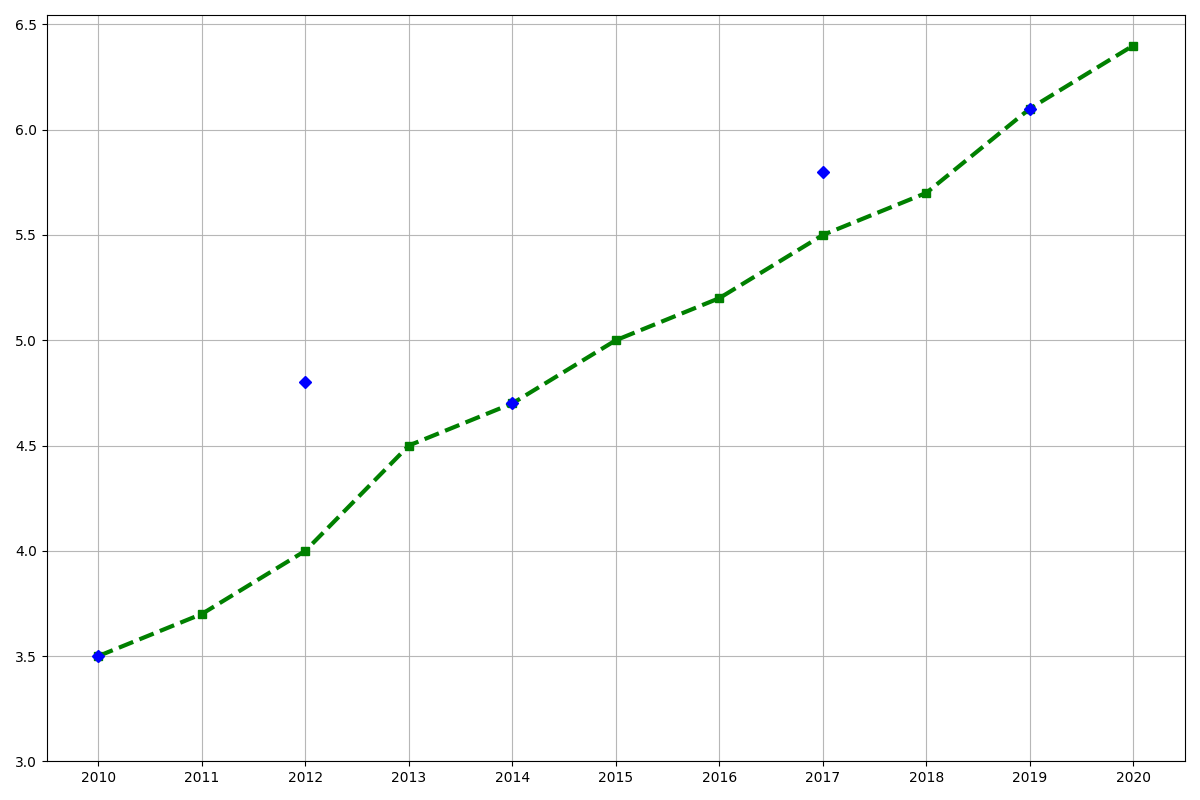

This chart was generated by the following Python code:
import matplotlib.pyplot as plt
import numpy as np

years = np.array([2010, 2011, 2012, 2013, 2014, 2015, 2016, 2017, 2018, 2019, 2020])
avg_screen_sizes = np.array([3.5, 3.7, 4.0, 4.5, 4.7, 5.0, 5.2, 5.5, 5.7, 6.1, 6.4])
notable_models = {"iPhone 4": (2010, 3.5), "Samsung S3": (2012, 4.8), 
                  "iPhone 6": (2014, 4.7), "Samsung S8": (2017, 5.8), "iPhone 11": (2019, 6.1)}

fig, ax = plt.subplots(figsize=(12, 8))

ax.plot(years, avg_screen_sizes, color='green', marker='s', linestyle='--', linewidth=3)

for model, (year, size) in notable_models.items():
    ax.plot(year, size, color='blue', marker='D')

ax.set_xticks(years)
ax.set_yticks(np.arange(3.0, 7.0, 0.5))

ax.grid(True, linestyle='-', alpha=0.9)

plt.tight_layout()

plt.show()
